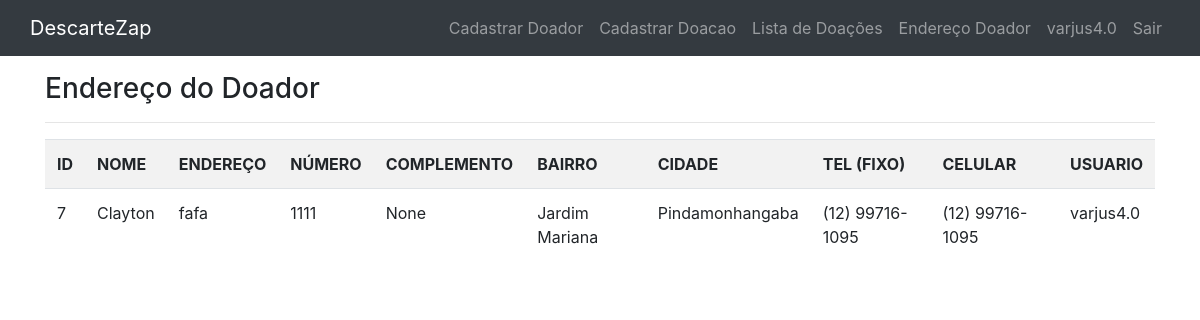
Page /listar/doadores/ (signed in) on the committed database.
### cadastros/models.py (models this page shows, shortened)
class Doadores(models.Model):
    nome = models.CharField(max_length=20, blank=False, null=True)
    sobrenome = models.CharField(max_length=20, blank=False, null=True)
    dataNascimento = models.DateField(max_length=10, blank=False, verbose_name="Data de Nascimento", null=True)
    endereco = models.CharField(max_length=100, blank=False, null=True)
    numero = models.CharField(max_length=10, blank=False, null=True)
    complemento = models.CharField(max_length=10, blank=False, null=True)
    bairro = models.CharField(max_length=20, blank=False, null=True)
    cidade = models.CharField(max_length=20, blank=False, null=True)
    telefonefixo = models.CharField(max_length=20, blank=False, unique=True, verbose_name="Telefone Fixo", null=True)
    celular = models.CharField(max_length=20, blank=False, unique=True, null=True)
    username = models.ForeignKey(User, max_length=20, on_delete=models.PROTECT, null=False)

### cadastros/views.py (the view)
# urls.py: path('listar/doadores/', DoadoresList.as_view(), name='listar-doadores'),
class DoadoresList(ListView):
    model = Doadores
    template_name = 'cadastrar/listas/doadores.html'
    def get_queryset(self):
        self.object_list = Doadores.objects.filter(username=self.request.user)
        return self.object_list

### templates/cadastrar/listas/doadores.html
{% extends 'base.html' %}
{% load static %}
{% block content %}
<h3>Endereço do Doador</h3>
<hr>
<div class="table responsive">
    <table class="table table-striped">
        <tr>
            <th>ID</th>
            <th>NOME</th>
            <th>ENDEREÇO</th>
            <th>NÚMERO</th>
            <th>COMPLEMENTO</th>
            <th>BAIRRO</th>
            <th>CIDADE</th>
            <th>TEL (FIXO)</th>
            <th>CELULAR</th>
            <th>USUARIO</th>
        </tr>
        {% for doadores in object_list %}
        <tr>
            <td>{{ doadores.id }}</td>
            <td>{{ doadores.nome }}</td>
            <td>{{ doadores.endereco }}</td>
            <td>{{ doadores.numero }}</td>
            <td>{{ doadores.complemento }}</td>
            <td>{{ doadores.bairro }}</td>
            <td>{{ doadores.cidade }}</td>
            <td>{{ doadores.telefonefixo }}</td>
            <td>{{ doadores.celular }}</td>
            <td>{{ doadores.username }}</td>
        </tr>
        {% empty %}
        <tr>
            <td colspan="3">Não foram encontrados dados nesta pesquisa</td>
        </tr>
        {% endfor %}
    </table>
</div>
{% endblock %}s %}

### templates/base.html (shortened to what this page needs)
<!DOCTYPE html>
<html lang="pt-br">
<head>
    <link rel="stylesheet" href="https://stackpath.bootstrapcdn.com/bootstrap/4.5.2/css/bootstrap.min.css">
</head>
<body>
    <header>
        <nav class="navbar navbar-expand navbar-dark bg-dark mb-3">
            <div class="container">
                <a class="navbar-brand" href="{% url 'paginas:home' %}">DescarteZap</a>
                <ul class="navbar-nav">
                    {% if user.is_authenticated %}
                     <ul class="navbar-nav">
                     <li class="nav-item">
                        <a class="nav-link" href="{% url 'cadastros:atualizar-dados' %}">Cadastrar Doador</a>
                     </li>
                     <li class="nav-item">
                        <a class="nav-link" href="{% url 'cadastros:cadastrar-doacao' %}">Cadastrar Doacao</a>
                     </li>
                      <li class="nav-item">
                        <a class="nav-link" href="{% url 'cadastros:listar-doacao' %}">Lista de Doações</a>
                     </li>
                     <li class="nav-item">
                        <a class="nav-link" href="{% url 'cadastros:listar-doadores' %}">Endereço Doador</a>
                     </li>
                     <li class="nav-item">
                        <a class="nav-link" href="{% url 'account_login' %}">
                        <span id="usarname">{{ request.user }} </span>
                        </a>
                     </li>
                    <li class="nav-item">
                        <a class="nav-link" href="{% url 'account_logout' %}">Sair</a>
                    </li>
                    {% endif %}
                </ul>
            </div>
        </nav>
    </header>
    <main class="container">
        {% block content %}
        {% endblock %}
    </main>
</body>
</html>

### rows in the picture
Doadores: id "7", nome "Clayton", endereco "fafa", numero "1111", complemento "None", bairro "Jardim Mariana", cidade "Pindamonhangaba", telefonefixo "(12) 99716-1095", celular "(12) 99716-1095", username "varjus4.0"

### other values in the picture
{{ request.user }} "varjus4.0"
